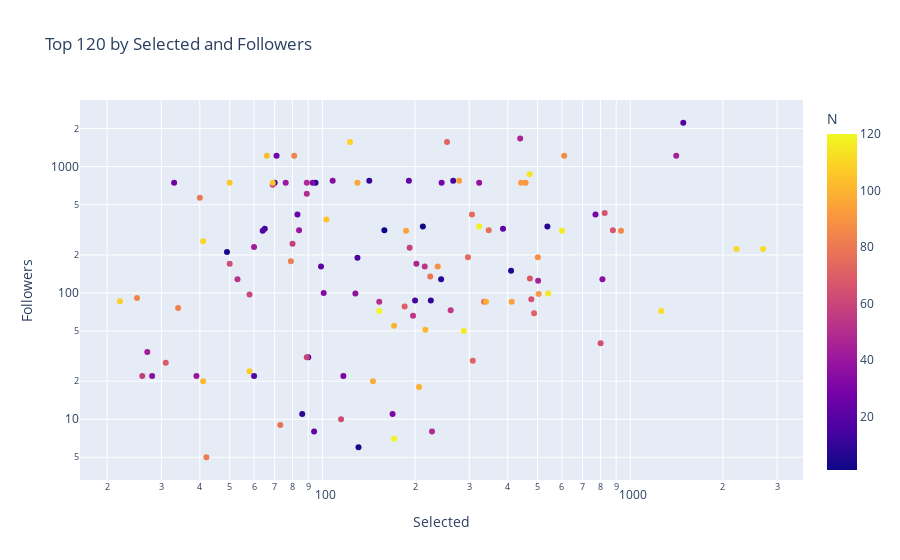

The notebook cell this image was saved under:
### Code cell
fig3 = px.scatter(result_vis, x='Selected', y='Followers', color='N', log_x=True, log_y=True, hover_data=['Title','Selected','Followers'], title='Top 120 by Selected and Followers')
fig3.show()

### Figure 1 — Plotly figure (JSON) as saved in the notebook; plotly's stock layout.template omitted (floating-point values rounded to 4 significant figures)
{"data": [{"customdata": [["Christmas tree with fireplace 5"], ["Benuta Leon Cream Wool Rug"], ["Office chair Ashley"], ["Indoor Plant Set 89"], ["Clothes for wardrobe NG15"], ["Boucle Fabric"], ["Benuta Dave Rectangular Fur Rug (3 colors)"], ["Curtains with Roman blinds 2"], ["Kitchen 10"], ["Decorative Set 089"], ["Carpeting. Seamless carpet"], ["Dressing room 28"], ["Bathroom decor with a set of different cosmetic products"], ["Cairns pedestal Divan.ru"], ["Decorative Set 088"], ["coffee table decor set 005"], ["Faucets and showers Boheme uno set 2"], ["Grilles for ventilation and air conditioning Redvent"], ["Snow"], ["TV wall with Xiaomi laser projector"], ["Dressing room 16"], ["Equipe BALI"], ["Bathroom decor set P06"], ["A set of clothes in bright colors for a wardrobe or showroom and a store"], ["Roman blinds, Roman blinds"], ["Lindsay Laurie coffee table Divan.ru"], ["Omnires mixers"], ["HOMARY island for dressing room NG16"], ["Siena Kids Bed By Como"], ["Padel"], ["Porcelain tiles Nolana Estima"], ["Milam chair Divan.ru"], ["Moooi Drape Lights"], ["Basic wardrobe made of cabinet furniture with doors"], ["Track system centersvet Infinity"], ["Glass Block Wall 08"], ["Robot vacuum cleaner Xiaomi Robot Vacuum Cleaner X20"], ["Cookware set NG5"], ["Faucets and showers Boheme uno set 1"], ["Parquet board 4"], ["Cecily Nara bedside table Cosmo"], ["TV Wall 52"], ["Bathroom accessories Z42"], ["Nice Christmas tree"], ["Sinks and faucets Omoikiri"], ["Realistic meadow grass"], ["Bathroom furniture 21"], ["3DArt Relief NG41"], ["Pila Vessels en gold / Jug"], ["West Elm Curved Modern Upholstered Bed"], ["Children play area | Interactive"], ["Pinch Pleat Linen Curtain with Roller Blind"], ["Herringbone parquet chevron s8"], ["Volhovec Rift Doors"], ["Wine with chocolate set/1"], ["Faucets and showers Boheme Specter set"], ["Office chair Sergio La Redoute"], ["A bouquet of lilacs in a glass vase"], ["Pinboard with childrens drawings"], ["kitchen 0252"], ["Minotti Pilots Bench"], ["Bouquet 06"], ["Childrens open wardrobe with desk, modular, modern, 25"], ["FloorGen Tools 1.5.4"], ["Guitar. Guitar set for stage. Musical instrument. Microphone"], ["Set of ceilings Armstrong and Grilyato"], ["Boen parquet board wood flooring"], ["Wet asphalt with leaves. Autumn. Editable"], ["Decorative set with a small beige bag"], ["Timo Saona"], ["Panel with waves"], ["Khmara by Makhno Rough Plaster Pendant Lamps"], ["Indoor Plant 702 - Olive Plant"], ["Emmi Armchair by Minotti"], ["Gianna Natural Walnut Wood King Bed Frame"], ["Soft seat by the window in the children's room"], ["Christmas tree with fireplace 4"], ["garage tools set 23"], ["Kitchen Appliance Bosch Kitchen 81"], ["Decorative Set 270"], ["Bedside table Tammi"], ["Furniture Composition 271"], ["Dinning Set 162"], ["Kitchen 27"], ["Wonderful Christmas Tree"], ["Laundry Room _ 0005"], ["Christmas tree 5"], ["Yoga & Meditation Set"], ["Equipe Hopp"], ["Serving NG3"], ["Wardrobe system Rimadesio Dress Bold"], ["Oval island for dressing room NG14"], ["A wall with a rack for gym equipment 2"], ["Hotel Bathroom Accessories LE LABO"], ["Rubber Coating"], ["Travis shelving Divan.ru"], ["Ventilation system."], ["Interactive panel for children room"], ["Round carpet"], ["Pattie Armchair by Minotti"], ["Flat Metal Material"], ["Canon printer set."], ["Curtains 9"], ["Office Furniture | 4 | Workplace"], ["Calder Lander Build table Divan.ru"], ["EWRIKA Penelope electric heated towel rail"], ["kitchen modern-067"], ["Curtain #121"], ["Christmas Tree and Decoration 78"], ["Decorative Set-086 Shelf Accessories"], ["LAUNDRY SET (Poliform FITTED + ASKO)"], ["LAUNDRY SET 2 (L'ORIGINE Aeterna + ASKO)"], ["Bakery Equipment"], ["Acer Ginnala"], ["CAT Forklift, Manual Loader and Warehouse Carts Kit"], ["Christmas Tree Street"], ["Coffee Shop 6"], ["Benuta Dave Round Fur Rug (3 colors)"], ["Cezares Stylus + Boheme Uno + AlcaPlast Thin"], ["Cafe Equipment Set 8"]], "hovertemplate": "Selected=%{x}<br>Followers=%{y}<br>Title=%{customdata[0]}<br>N=%{marker.color}<extra></extra>", "legendgroup": "", "marker": {"color": [1, 2, 3, 4, 5, 6, 7, 8, 9, 10, 11, 12, 13, 14, 15, 16, 17, 18, 19, 20, 21, 22, 23, 24, 25, 26, 27, 28, 29, 30, 31, 32, 33, 34, 35, 36, 37, 38, 39, 40, 41, 42, 43, 44, 45, 46, 47, 48, 49, 50, 51, 52, 53, 54, 55, 56, 57, 58, 59, 60, 61, 62, 63, 64, 65, 66, 67, 68, 69, 70, 71, 72, 73, 74, 75, 76, 77, 78, 79, 80, 81, 82, 83, 84, 85, 86, 87, 88, 89, 90, 91, 92, 93, 94, 95, 96, 97, 98, 99, 100, 101, 102, 103, 104, 105, 106, 107, 108, 109, 110, 111, 112, 113, 114, 115, 116, 117, 118, 119, 120], "coloraxis": "coloraxis", "symbol": "circle"}, "mode": "markers", "name": "", "orientation": "v", "showlegend": false, "type": "scatter", "x": [159, 212, 131, 49, 95, 410, 538, 243, 86, 225, 142, 65, 266, 70, 200, 130, 60, 90, 64, 1486, 386, 99, 94, 191, 83, 33, 71, 244, 771, 117, 169, 93, 101, 108, 28, 812, 128, 323, 39, 84, 76, 60, 27, 1410, 502, 439, 202, 89, 227, 89, 153, 53, 215, 197, 261, 26, 80, 192, 89, 58, 69, 115, 50, 801, 477, 826, 878, 472, 31, 185, 487, 308, 254, 297, 306, 335, 347, 73, 224, 40, 42, 79, 34, 25, 81, 933, 610, 501, 237, 457, 504, 442, 278, 412, 187, 130, 146, 340, 206, 171, 216, 41, 66, 103, 69, 50, 58, 22, 123, 41, 2213, 2700, 1260, 471, 541, 288, 600, 323, 171, 153], "xaxis": "x", "y": [314, 335, 6, 211, 744, 150, 335, 128, 11, 87, 772, 322, 772, 744, 87, 190, 22, 31, 310, 2224, 322, 162, 8, 772, 417, 744, 1217, 744, 417, 22, 11, 744, 100, 772, 22, 128, 99, 744, 22, 314, 744, 231, 34, 1217, 125, 1671, 170, 744, 8, 610, 85, 128, 162, 66, 73, 22, 245, 228, 31, 97, 717, 10, 170, 40, 89, 430, 314, 130, 28, 78, 69, 29, 1563, 192, 417, 85, 314, 9, 135, 566, 5, 178, 76, 91, 1217, 311, 1217, 192, 162, 744, 98, 744, 772, 85, 310, 744, 20, 85, 18, 55, 51, 20, 1217, 381, 744, 744, 24, 86, 1563, 256, 223, 223, 72, 871, 99, 50, 310, 335, 7, 72], "yaxis": "y"}], "layout": {"coloraxis": {"colorbar": {"title": {"text": "N"}}, "colorscale": [[0, "#0d0887"], [0.1111, "#46039f"], [0.2222, "#7201a8"], [0.3333, "#9c179e"], [0.4444, "#bd3786"], [0.5556, "#d8576b"], [0.6667, "#ed7953"], [0.7778, "#fb9f3a"], [0.8889, "#fdca26"], [1, "#f0f921"]]}, "legend": {"tracegroupgap": 0}, "title": {"text": "Top 120 by Selected and Followers"}, "xaxis": {"anchor": "y", "domain": [0, 1], "title": {"text": "Selected"}, "type": "log"}, "yaxis": {"anchor": "x", "domain": [0, 1], "title": {"text": "Followers"}, "type": "log"}}}
